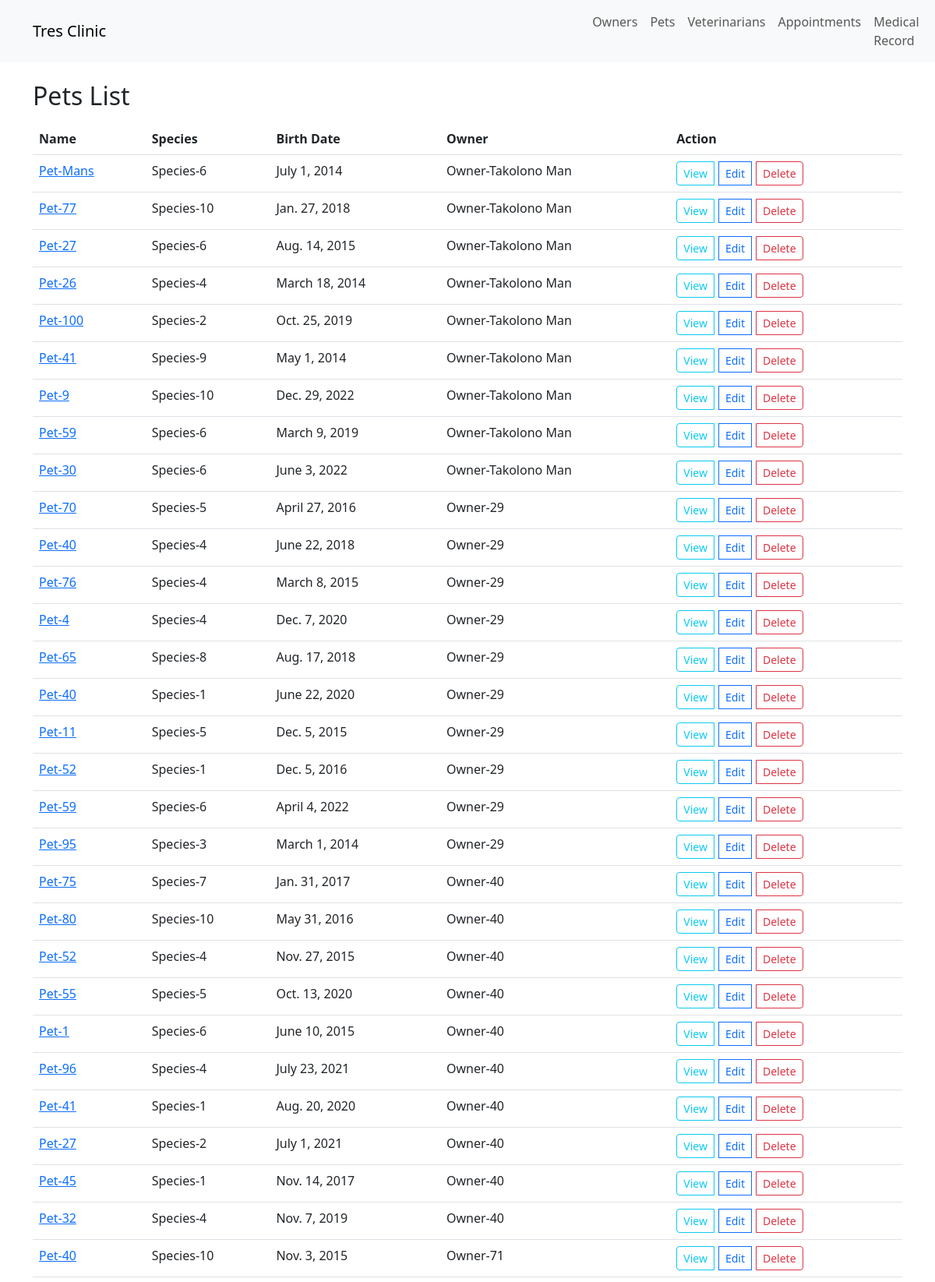
/pets/ (upper part), run on the app's committed database.
### app/models.py (models this page shows, shortened)
class BaseModel(models.Model):
    created_at = models.DateTimeField(auto_now_add=True)
    updated_at = models.DateTimeField(auto_now=True)
    class Meta:
        abstract = True

class Pet(BaseModel):
    name = models.CharField(max_length=255)
    species = models.CharField(max_length=100)
    birth_date = models.DateField()
    owner = models.ForeignKey(Owner, on_delete=models.CASCADE, related_name='pets')

class Owner(BaseModel):
    name = models.CharField(max_length=255)
    email = models.EmailField(unique=True)
    phone_number = models.CharField(max_length=20)

### app/views.py (the view)
# urls.py: path('pets/', PetListView.as_view(), name='pet-list'),
class PetListView(ListView):
    model = Pet
    template_name = 'pet_list.html'
    context_object_name = 'pets'

### app/templates/pet_list.html (shortened to what this page needs)
{% extends 'base.html' %}
{% block content %}
<h2 class="mt-4 mb-3">Pets List</h2>
<table class="table">
    <thead>
        <tr>
            <th>Name</th>
            <th>Species</th>
            <th>Birth Date</th>
            <th>Owner</th>
            <th>Action</th>
        </tr>
    </thead>
    <tbody>
        {% for pet in pets %}
        <tr>
            <td>
                <a href="{% url 'pet-detail' pet.id %}">{{ pet.name }}</a>
            </td>
            <td>{{ pet.species }}</td>
            <td>{{ pet.birth_date }}</td>
            <td>{{ pet.owner.name }}</td>
            <td>
                <div class="btn-group" style="gap: 6px;">
                    <a href="{% url 'pet-detail' pet.id %}" class="btn btn-outline-info btn-sm">View</a>
                    <a href="{% url 'pet-edit' pet.id %}" class="btn btn-outline-primary btn-sm">Edit</a>
                    <a href="{% url 'pet-delete' pet.id %}" class="btn btn-outline-danger btn-sm">Delete</a>
                </div>
            </td>
        </tr>
        {% endfor %}
    </tbody>
</table>
{% endblock %}

### data on the page
Pet: name "Pet-Mans", species "Species-6", birth_date "July 1, 2014", owner.name "Owner-Takolono Man"
Pet: name "Pet-77", species "Species-10", birth_date "Jan. 27, 2018", owner.name "Owner-Takolono Man"
Pet: name "Pet-27", species "Species-6", birth_date "Aug. 14, 2015", owner.name "Owner-Takolono Man"
Pet: name "Pet-26", species "Species-4", birth_date "March 18, 2014", owner.name "Owner-Takolono Man"
Pet: name "Pet-100", species "Species-2", birth_date "Oct. 25, 2019", owner.name "Owner-Takolono Man"
Pet: name "Pet-41", species "Species-9", birth_date "May 1, 2014", owner.name "Owner-Takolono Man"
Pet: name "Pet-9", species "Species-10", birth_date "Dec. 29, 2022", owner.name "Owner-Takolono Man"
Pet: name "Pet-59", species "Species-6", birth_date "March 9, 2019", owner.name "Owner-Takolono Man"
Pet: name "Pet-30", species "Species-6", birth_date "June 3, 2022", owner.name "Owner-Takolono Man"
Pet: name "Pet-70", species "Species-5", birth_date "April 27, 2016", owner.name "Owner-29"
Pet: name "Pet-40", species "Species-4", birth_date "June 22, 2018", owner.name "Owner-29"
Pet: name "Pet-76", species "Species-4", birth_date "March 8, 2015", owner.name "Owner-29"
Pet: name "Pet-4", species "Species-4", birth_date "Dec. 7, 2020", owner.name "Owner-29"
Pet: name "Pet-65", species "Species-8", birth_date "Aug. 17, 2018", owner.name "Owner-29"
Pet: name "Pet-40", species "Species-1", birth_date "June 22, 2020", owner.name "Owner-29"
Pet: name "Pet-11", species "Species-5", birth_date "Dec. 5, 2015", owner.name "Owner-29"
Pet: name "Pet-52", species "Species-1", birth_date "Dec. 5, 2016", owner.name "Owner-29"
Pet: name "Pet-59", species "Species-6", birth_date "April 4, 2022", owner.name "Owner-29"
Pet: name "Pet-95", species "Species-3", birth_date "March 1, 2014", owner.name "Owner-29"
Pet: name "Pet-75", species "Species-7", birth_date "Jan. 31, 2017", owner.name "Owner-40"
Pet: name "Pet-80", species "Species-10", birth_date "May 31, 2016", owner.name "Owner-40"
Pet: name "Pet-52", species "Species-4", birth_date "Nov. 27, 2015", owner.name "Owner-40"
Pet: name "Pet-55", species "Species-5", birth_date "Oct. 13, 2020", owner.name "Owner-40"
Pet: name "Pet-1", species "Species-6", birth_date "June 10, 2015", owner.name "Owner-40"
Pet: name "Pet-96", species "Species-4", birth_date "July 23, 2021", owner.name "Owner-40"
Pet: name "Pet-41", species "Species-1", birth_date "Aug. 20, 2020", owner.name "Owner-40"
Pet: name "Pet-27", species "Species-2", birth_date "July 1, 2021", owner.name "Owner-40"
Pet: name "Pet-45", species "Species-1", birth_date "Nov. 14, 2017", owner.name "Owner-40"
Pet: name "Pet-32", species "Species-4", birth_date "Nov. 7, 2019", owner.name "Owner-40"
Pet: name "Pet-40", species "Species-10", birth_date "Nov. 3, 2015", owner.name "Owner-71"
